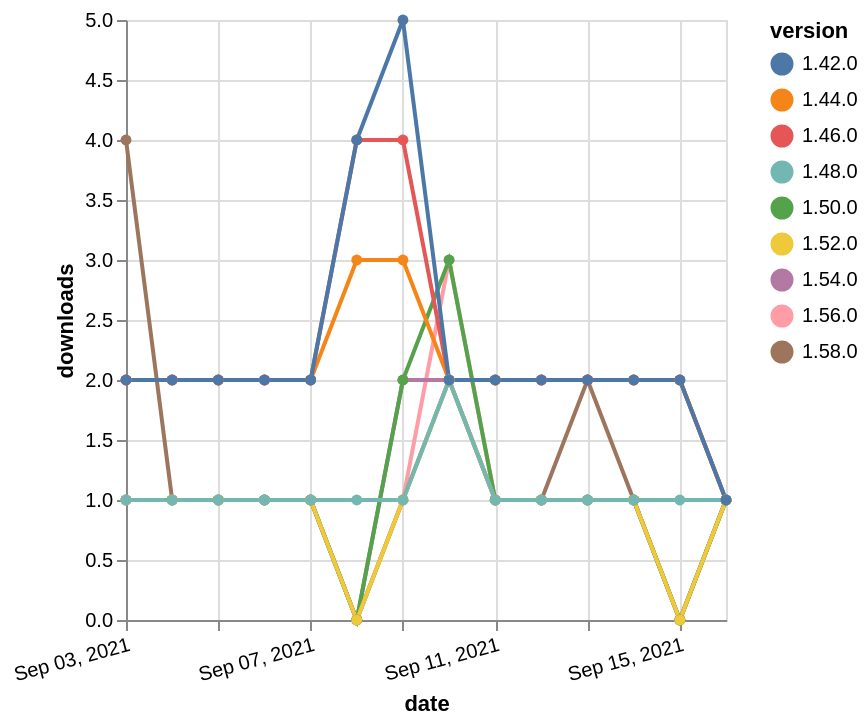

Here is the Vega-Lite specification saved for this chart:
### Vega-Lite specification from a JSON file in a GitHub repository (floating-point values rounded to 4 significant figures)
{"$schema": "https://vega.github.io/schema/vega-lite/v5.json", "description": "A simple bar chart with embedded data.", "data": {"values": [{"date": "2021-09-03", "total": 167, "delta": 1, "version": "1.56.0"}, {"date": "2021-09-04", "total": 168, "delta": 1, "version": "1.56.0"}, {"date": "2021-09-05", "total": 169, "delta": 1, "version": "1.56.0"}, {"date": "2021-09-06", "total": 170, "delta": 1, "version": "1.56.0"}, {"date": "2021-09-07", "total": 171, "delta": 1, "version": "1.56.0"}, {"date": "2021-09-08", "total": 171, "delta": 0, "version": "1.56.0"}, {"date": "2021-09-09", "total": 172, "delta": 1, "version": "1.56.0"}, {"date": "2021-09-10", "total": 175, "delta": 3, "version": "1.56.0"}, {"date": "2021-09-11", "total": 176, "delta": 1, "version": "1.56.0"}, {"date": "2021-09-12", "total": 177, "delta": 1, "version": "1.56.0"}, {"date": "2021-09-13", "total": 178, "delta": 1, "version": "1.56.0"}, {"date": "2021-09-14", "total": 179, "delta": 1, "version": "1.56.0"}, {"date": "2021-09-15", "total": 179, "delta": 0, "version": "1.56.0"}, {"date": "2021-09-16", "total": 180, "delta": 1, "version": "1.56.0"}, {"date": "2021-09-03", "total": 152, "delta": 1, "version": "1.54.0"}, {"date": "2021-09-04", "total": 153, "delta": 1, "version": "1.54.0"}, {"date": "2021-09-05", "total": 154, "delta": 1, "version": "1.54.0"}, {"date": "2021-09-06", "total": 155, "delta": 1, "version": "1.54.0"}, {"date": "2021-09-07", "total": 156, "delta": 1, "version": "1.54.0"}, {"date": "2021-09-08", "total": 156, "delta": 0, "version": "1.54.0"}, {"date": "2021-09-09", "total": 158, "delta": 2, "version": "1.54.0"}, {"date": "2021-09-10", "total": 160, "delta": 2, "version": "1.54.0"}, {"date": "2021-09-11", "total": 161, "delta": 1, "version": "1.54.0"}, {"date": "2021-09-12", "total": 162, "delta": 1, "version": "1.54.0"}, {"date": "2021-09-13", "total": 163, "delta": 1, "version": "1.54.0"}, {"date": "2021-09-14", "total": 164, "delta": 1, "version": "1.54.0"}, {"date": "2021-09-15", "total": 164, "delta": 0, "version": "1.54.0"}, {"date": "2021-09-16", "total": 165, "delta": 1, "version": "1.54.0"}, {"date": "2021-09-03", "total": 123, "delta": 4, "version": "1.58.0"}, {"date": "2021-09-04", "total": 124, "delta": 1, "version": "1.58.0"}, {"date": "2021-09-05", "total": 125, "delta": 1, "version": "1.58.0"}, {"date": "2021-09-06", "total": 126, "delta": 1, "version": "1.58.0"}, {"date": "2021-09-07", "total": 127, "delta": 1, "version": "1.58.0"}, {"date": "2021-09-08", "total": 127, "delta": 0, "version": "1.58.0"}, {"date": "2021-09-09", "total": 128, "delta": 1, "version": "1.58.0"}, {"date": "2021-09-10", "total": 130, "delta": 2, "version": "1.58.0"}, {"date": "2021-09-11", "total": 131, "delta": 1, "version": "1.58.0"}, {"date": "2021-09-12", "total": 132, "delta": 1, "version": "1.58.0"}, {"date": "2021-09-13", "total": 134, "delta": 2, "version": "1.58.0"}, {"date": "2021-09-14", "total": 135, "delta": 1, "version": "1.58.0"}, {"date": "2021-09-15", "total": 135, "delta": 0, "version": "1.58.0"}, {"date": "2021-09-16", "total": 136, "delta": 1, "version": "1.58.0"}, {"date": "2021-09-03", "total": 304, "delta": 1, "version": "1.50.0"}, {"date": "2021-09-04", "total": 305, "delta": 1, "version": "1.50.0"}, {"date": "2021-09-05", "total": 306, "delta": 1, "version": "1.50.0"}, {"date": "2021-09-06", "total": 307, "delta": 1, "version": "1.50.0"}, {"date": "2021-09-07", "total": 308, "delta": 1, "version": "1.50.0"}, {"date": "2021-09-08", "total": 308, "delta": 0, "version": "1.50.0"}, {"date": "2021-09-09", "total": 310, "delta": 2, "version": "1.50.0"}, {"date": "2021-09-10", "total": 313, "delta": 3, "version": "1.50.0"}, {"date": "2021-09-11", "total": 314, "delta": 1, "version": "1.50.0"}, {"date": "2021-09-12", "total": 315, "delta": 1, "version": "1.50.0"}, {"date": "2021-09-13", "total": 316, "delta": 1, "version": "1.50.0"}, {"date": "2021-09-14", "total": 317, "delta": 1, "version": "1.50.0"}, {"date": "2021-09-15", "total": 317, "delta": 0, "version": "1.50.0"}, {"date": "2021-09-16", "total": 318, "delta": 1, "version": "1.50.0"}, {"date": "2021-09-03", "total": 2541, "delta": 2, "version": "1.44.0"}, {"date": "2021-09-04", "total": 2543, "delta": 2, "version": "1.44.0"}, {"date": "2021-09-05", "total": 2545, "delta": 2, "version": "1.44.0"}, {"date": "2021-09-06", "total": 2547, "delta": 2, "version": "1.44.0"}, {"date": "2021-09-07", "total": 2549, "delta": 2, "version": "1.44.0"}, {"date": "2021-09-08", "total": 2552, "delta": 3, "version": "1.44.0"}, {"date": "2021-09-09", "total": 2555, "delta": 3, "version": "1.44.0"}, {"date": "2021-09-10", "total": 2557, "delta": 2, "version": "1.44.0"}, {"date": "2021-09-11", "total": 2559, "delta": 2, "version": "1.44.0"}, {"date": "2021-09-12", "total": 2561, "delta": 2, "version": "1.44.0"}, {"date": "2021-09-13", "total": 2563, "delta": 2, "version": "1.44.0"}, {"date": "2021-09-14", "total": 2565, "delta": 2, "version": "1.44.0"}, {"date": "2021-09-15", "total": 2567, "delta": 2, "version": "1.44.0"}, {"date": "2021-09-16", "total": 2568, "delta": 1, "version": "1.44.0"}, {"date": "2021-09-03", "total": 2417, "delta": 2, "version": "1.46.0"}, {"date": "2021-09-04", "total": 2419, "delta": 2, "version": "1.46.0"}, {"date": "2021-09-05", "total": 2421, "delta": 2, "version": "1.46.0"}, {"date": "2021-09-06", "total": 2423, "delta": 2, "version": "1.46.0"}, {"date": "2021-09-07", "total": 2425, "delta": 2, "version": "1.46.0"}, {"date": "2021-09-08", "total": 2429, "delta": 4, "version": "1.46.0"}, {"date": "2021-09-09", "total": 2433, "delta": 4, "version": "1.46.0"}, {"date": "2021-09-10", "total": 2435, "delta": 2, "version": "1.46.0"}, {"date": "2021-09-11", "total": 2437, "delta": 2, "version": "1.46.0"}, {"date": "2021-09-12", "total": 2439, "delta": 2, "version": "1.46.0"}, {"date": "2021-09-13", "total": 2441, "delta": 2, "version": "1.46.0"}, {"date": "2021-09-14", "total": 2443, "delta": 2, "version": "1.46.0"}, {"date": "2021-09-15", "total": 2445, "delta": 2, "version": "1.46.0"}, {"date": "2021-09-16", "total": 2446, "delta": 1, "version": "1.46.0"}, {"date": "2021-09-03", "total": 180, "delta": 1, "version": "1.52.0"}, {"date": "2021-09-04", "total": 181, "delta": 1, "version": "1.52.0"}, {"date": "2021-09-05", "total": 182, "delta": 1, "version": "1.52.0"}, {"date": "2021-09-06", "total": 183, "delta": 1, "version": "1.52.0"}, {"date": "2021-09-07", "total": 184, "delta": 1, "version": "1.52.0"}, {"date": "2021-09-08", "total": 184, "delta": 0, "version": "1.52.0"}, {"date": "2021-09-09", "total": 185, "delta": 1, "version": "1.52.0"}, {"date": "2021-09-10", "total": 187, "delta": 2, "version": "1.52.0"}, {"date": "2021-09-11", "total": 188, "delta": 1, "version": "1.52.0"}, {"date": "2021-09-12", "total": 189, "delta": 1, "version": "1.52.0"}, {"date": "2021-09-13", "total": 190, "delta": 1, "version": "1.52.0"}, {"date": "2021-09-14", "total": 191, "delta": 1, "version": "1.52.0"}, {"date": "2021-09-15", "total": 191, "delta": 0, "version": "1.52.0"}, {"date": "2021-09-16", "total": 192, "delta": 1, "version": "1.52.0"}, {"date": "2021-09-03", "total": 232, "delta": 1, "version": "1.48.0"}, {"date": "2021-09-04", "total": 233, "delta": 1, "version": "1.48.0"}, {"date": "2021-09-05", "total": 234, "delta": 1, "version": "1.48.0"}, {"date": "2021-09-06", "total": 235, "delta": 1, "version": "1.48.0"}, {"date": "2021-09-07", "total": 236, "delta": 1, "version": "1.48.0"}, {"date": "2021-09-08", "total": 237, "delta": 1, "version": "1.48.0"}, {"date": "2021-09-09", "total": 238, "delta": 1, "version": "1.48.0"}, {"date": "2021-09-10", "total": 240, "delta": 2, "version": "1.48.0"}, {"date": "2021-09-11", "total": 241, "delta": 1, "version": "1.48.0"}, {"date": "2021-09-12", "total": 242, "delta": 1, "version": "1.48.0"}, {"date": "2021-09-13", "total": 243, "delta": 1, "version": "1.48.0"}, {"date": "2021-09-14", "total": 244, "delta": 1, "version": "1.48.0"}, {"date": "2021-09-15", "total": 245, "delta": 1, "version": "1.48.0"}, {"date": "2021-09-16", "total": 246, "delta": 1, "version": "1.48.0"}, {"date": "2021-09-03", "total": 3026, "delta": 2, "version": "1.42.0"}, {"date": "2021-09-04", "total": 3028, "delta": 2, "version": "1.42.0"}, {"date": "2021-09-05", "total": 3030, "delta": 2, "version": "1.42.0"}, {"date": "2021-09-06", "total": 3032, "delta": 2, "version": "1.42.0"}, {"date": "2021-09-07", "total": 3034, "delta": 2, "version": "1.42.0"}, {"date": "2021-09-08", "total": 3038, "delta": 4, "version": "1.42.0"}, {"date": "2021-09-09", "total": 3043, "delta": 5, "version": "1.42.0"}, {"date": "2021-09-10", "total": 3045, "delta": 2, "version": "1.42.0"}, {"date": "2021-09-11", "total": 3047, "delta": 2, "version": "1.42.0"}, {"date": "2021-09-12", "total": 3049, "delta": 2, "version": "1.42.0"}, {"date": "2021-09-13", "total": 3051, "delta": 2, "version": "1.42.0"}, {"date": "2021-09-14", "total": 3053, "delta": 2, "version": "1.42.0"}, {"date": "2021-09-15", "total": 3055, "delta": 2, "version": "1.42.0"}, {"date": "2021-09-16", "total": 3056, "delta": 1, "version": "1.42.0"}]}, "width": "container", "mark": {"type": "line", "point": {"filled": true}}, "encoding": {"x": {"field": "date", "type": "temporal", "timeUnit": "yearmonthdate", "title": "date", "axis": {"labelAngle": -15}}, "y": {"field": "delta", "type": "quantitative", "title": "downloads"}, "color": {"field": "version", "type": "nominal"}, "tooltip": {"field": "delta"}}}
